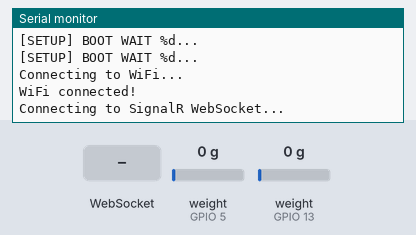
Bench run of a sketch on a simulated ESP8266 (NodeMCU). On the bench: the last lines printed to the serial monitor. Inputs (shaded band) come from the test bench; at power-on: weight on the scale (sensors on GPIO 5, GPIO 13) 0 g. WiFi joins after 1.5 s; servers stay silent unless stated.

Above: at 10.7 s.
10.8 s: WebSocket text "1" received
At 11.4 s:
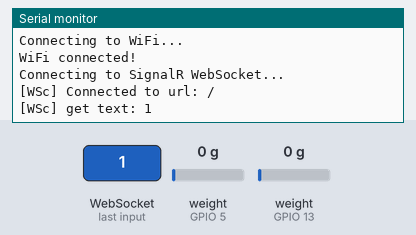
12.3 s: weight on the scale (sensor on GPIO 5) set to 100 g
At 13.6 s:
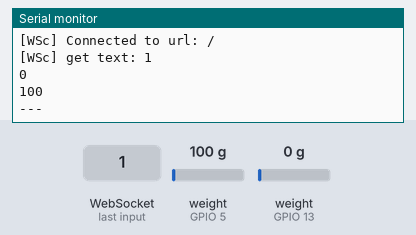
13.8 s: weight on the scale (sensor on GPIO 13) set to 1250 g
At 15.2 s:
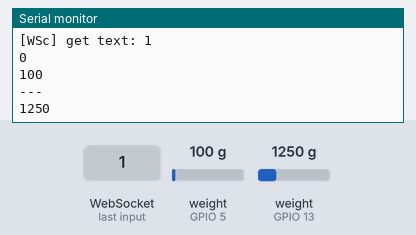
15.3 s: WebSocket text "0" received
16.8 s: weight on the scale (sensor on GPIO 5) set to 2500 g
At 17.2 s:
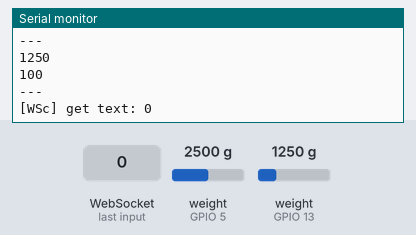
18.3 s: weight on the scale (sensor on GPIO 13) set to 3750 g
At 20.0 s:
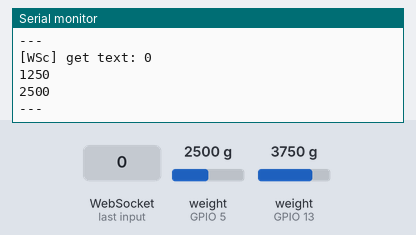
Timing chart, 0 to 20.8 s (numbered marks = the images above; inputs shaded):
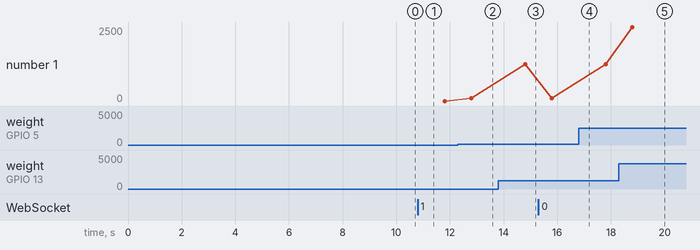

Measured:
- after the input at 10.8 s, the serial monitor: prints a new line at once (image 1)
- after the input at 12.3 s, the serial monitor: prints a new line after 0.50 s (image 2)
- after the input at 13.8 s, the serial monitor: prints a new line after 1.0 s (image 3)
- plotted number 1: 0 → 100 after the input at 12.3 s, 100 → 1250 after the input at 13.8 s

The sketch:

esp8266-signalr.ino
```cpp
#include <Arduino.h>

#include <ESP8266WiFi.h>
#include <ESP8266WiFiMulti.h>

#include <ESP8266HTTPClient.h>

#include <Hash.h>

#include <HX711.h>

#include <WebSocketsClient.h> //https://github.com/Links2004/arduinoWebSockets

#define DT_PIN_1 13
#define DT_PIN_2 5
#define SCK_PIN_1 15
#define SCK_PIN_2 4

ESP8266WiFiMulti WiFiMulti;
WebSocketsClient webSocket;
HTTPClient http;

HX711 hx711_1;
HX711 hx711_2;

const char* ssid = "Phuong Thuong"; //Wifi name
const char* password = "Hanhattan34"; //Wifi password
const char* ip_host = "campaign-cloud-fvcccheze3ajhqdu.southeastasia-01.azurewebsites.net"; //Hub's host
const uint16_t port = 443; //wss port
const char* websocket_path = "/devices-hub"; // Hub's name
const char* notificationWebApiUrl = "localhost:7503/notifaction"; // Route to notification endpoint
volatile long weight_1 = 0;
volatile long weight_2 = 0;

const char* id_1 = "abcdefab-abcd-abcd-abcd-abcdefabcdef";
const char* id_2 = "12345678-1234-1234-1234-123456789abc";

int ws_connected = 0;
int is_weight_1_changed = 0;
int is_weight_2_changed = 0;

// const int LED = 2;
const int BTN = 0;

void webSocketEvent(WStype_t type, uint8_t * payload, size_t length) {
  switch (type) {
    case WStype_DISCONNECTED:
      Serial.printf("[WSc] Disconnected!\n");
      break;
    case WStype_CONNECTED:
      {
        Serial.printf("[WSc] Connected to url: %s\n", payload);
        webSocket.sendTXT("{\"protocol\":\"json\",\"version\":1} ");
        ws_connected = 1;
      }
      break;
    case WStype_TEXT:
      Serial.printf("[WSc] get text: %s\n", payload);
      // if (strcmp((char*)payload, "LED_ON") == 0) {
      //   digitalWrite(LED, 0); // Khi client phát sự kiện "LED_ON" thì server sẽ bật LED
      // } else if (strcmp((char*)payload, "LED_OFF") == 0) {
      //   digitalWrite(LED, 1); // Khi client phát sự kiện "LED_OFF" thì server sẽ tắt LED
      // }
      break;
    case WStype_BIN:
      Serial.printf("[WSc] get binary length: %u\n", length);
      break;
  }
}

void setup() {
  // pinMode(LED, OUTPUT);
  pinMode(BTN, INPUT);
  Serial.begin(115200);
  Serial.println();
  Serial.println("ESP8266 Application");
  for(uint8_t t = 4; t > 0; t--) {
    Serial.println("[SETUP] BOOT WAIT %d...\n");
    delay(1000);
  }

  hx711_1.begin(DT_PIN_1, SCK_PIN_1);
  delay(1000);

  hx711_2.begin(DT_PIN_2, SCK_PIN_2);
  delay(1000);

  hx711_1.set_scale(412);
  hx711_1.tare();

  hx711_2.set_scale(412);
  hx711_2.tare();

  connectWifi();
  connectSignalRHub();

  //initNotiHttpClient();
}

void connectWifi(){
  Serial.println("Connecting to WiFi...");
  WiFiMulti.addAP(ssid, password);
  while(WiFiMulti.run() != WL_CONNECTED) {
    delay(500);
    Serial.print(".");
  }
  Serial.println("\nWiFi connected!");
}

// void initNotiHttpClient(){
//   http.begin(WiFiMulti, notificationWebApiUrl);  //
//   http.addHeader("Content-Type", "application/json");
// }

void connectSignalRHub(){
  Serial.println("Connecting to SignalR WebSocket...");

  webSocket.beginSSL(ip_host, port, websocket_path);
  webSocket.onEvent(webSocketEvent);
  webSocket.setReconnectInterval(5000); // Retry every 5s if disconnected
}

void loop() {
  if(!ws_connected){
    webSocket.loop();
  }
  else{
    loopTestWebSocket();

    if(hx711_1.is_ready()){
      long reading = hx711_1.get_units(10);
      is_weight_1_changed = (weight_1 - 2) > reading || (weight_1 + 2) < reading;
      if(is_weight_1_changed){
        weight_1 = reading;
      }
      Serial.println(reading);
    }

    if(hx711_2.is_ready()){
      long reading = hx711_2.get_units(10);
      is_weight_2_changed = reading < (weight_2 - 2) || reading > (weight_2 + 2);
      if(is_weight_2_changed){
        weight_2 = reading;
      }
      Serial.println(reading);
    }

    Serial.println("---");
    delay(1000);
  }
}

void process_loadcell(){
  static int count = 0;

}

void loopTestWebSocket(){
  webSocket.loop();

  if(ws_connected == 1){
    if(is_weight_1_changed){
      char buf[512];
      sprintf(buf,"{\"arguments\":[\"{\\\"SensorId\\\":\\\"abcdefab-abcd-abcd-abcd-abcdefabcdef\\\", \\\"CurrentWeight\\\": %ld}\"],\"invocationId\":\"0\",\"target\":\"SendWeightData\",\"type\":1} ", weight_1);
      webSocket.sendTXT(buf);
    }

    if(is_weight_2_changed){
      char buf[512];
      sprintf(buf,"{\"arguments\":[\"{\\\"SensorId\\\":\\\"12345678-1234-1234-1234-123456789abc\\\", \\\"CurrentWeight\\\": %ld}\"],\"invocationId\":\"0\",\"target\":\"SendWeightData\",\"type\":1} ", weight_2);
      webSocket.sendTXT(buf);
    }
  }
}

void loopTestPostNotiEndpoint(){
  const char* postData = "message";

  int httpCode = http.POST(postData);   //gửi giá trị lên api
  String payload = http.getString();    //lấy phản hồi từ api
  Serial.println(payload);
  delay(500);
}
```
